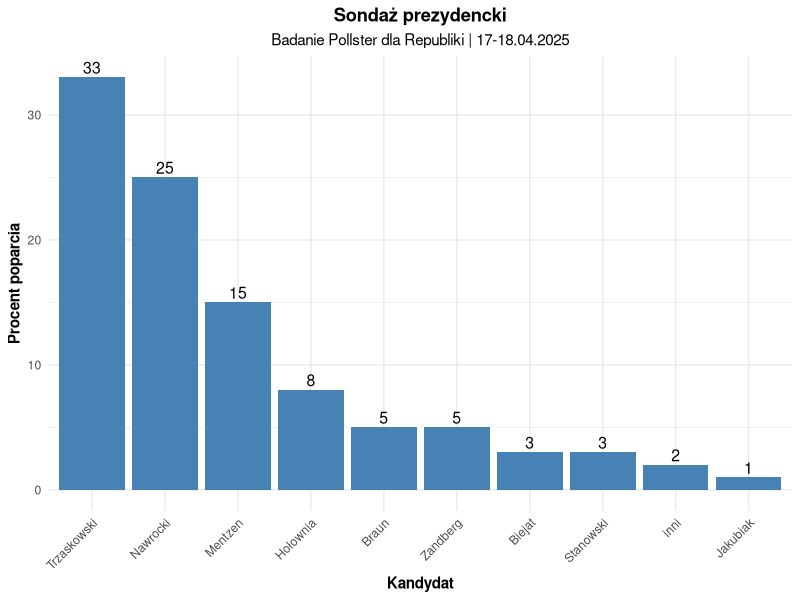

Generate this figure with R:
# Źródło - https://niezalezna.pl/polityka/najnowszy-sondaz-wyborczy-dla-republiki-duzy-spadek-poparcia-dla-trzaskowskiego-i-mentzena/541887

library(ggplot2)
library(tidyr)
library(dplyr)
# Przepisuję dane do wektorów 
kandydaci <- c("Biejat", "Zandberg", "Trzaskowski", "Hołownia", "Stanowski", "Nawrocki", "Jakubiak", "Mentzen", "Braun", "inni")
procenty <- c(3, 5, 33, 8, 3, 25, 1, 15, 5, 2)

# Tworzę z nich ramkę danych
dane_sondaz <- data.frame(Kandydat = kandydaci, Procent = procenty)

# Są cztery duże problemy z tym wykresem:
# 1. Wyniki kandydatów nie są posegregowane (np. malejąco).
# 2. Wynik każdego kandydata jest niepotrzebnie pokolorowany osobnym kolorem.
# 3. W przypadku kandydatów z bardzo niskim poparciem dokłade procenty są ucięte przy osi poziomej.
# 4. Nie ma nazw osi.

# Sortuję wyniki malejąco 
dane_sondaz <- dane_sondaz %>%
  arrange(desc(Procent))

# Tworzę poprawiony wykres słupkowy
wykres <- ggplot(dane_sondaz, aes(x = reorder(Kandydat, -Procent), y = Procent)) +
  geom_bar(stat = "identity", fill = "steelblue") + # Używam jednego koloru
  geom_text(aes(label = Procent), vjust = -0.3, size = 4) + # Dodaję etykiety z wartościami
  labs(title = "Sondaż prezydencki",
       subtitle = "Badanie Pollster dla Republiki | 17-18.04.2025",
       x = "Kandydat",
       y = "Procent poparcia") +
  theme_minimal() +
  theme(
    axis.text.x = element_text(angle = 45, hjust = 1),
    axis.title.x = element_text(face = "bold"), 
    axis.title.y = element_text(face = "bold"), 
    plot.title = element_text(face = "bold", hjust = 0.5), 
    plot.subtitle = element_text(hjust = 0.5) 
  )

ggsave('/Users/maciej/Desktop/Eksplo/NiedzielewskiMaciej/poprawiony_wykres.png', wykres)

# Dlaczego mój wykres jest lepszy:
# 1. Procent poparcia kandydatów jest posegregowany malejąco co znacznie zwiększa czytelność wykresu
# 2. Etykiety z dokładnymi % są wszędzie dobrze widoczne
# 3. Osie są elegancko podpisane
# 4. Zamiast osobnych kolorów dla każdego kandydata, co jest zbędne dla wykresu kolumnowego bez 
# dodatkowych cech, zastosowałem jeden. To również poprawia czytelność wykresu.
